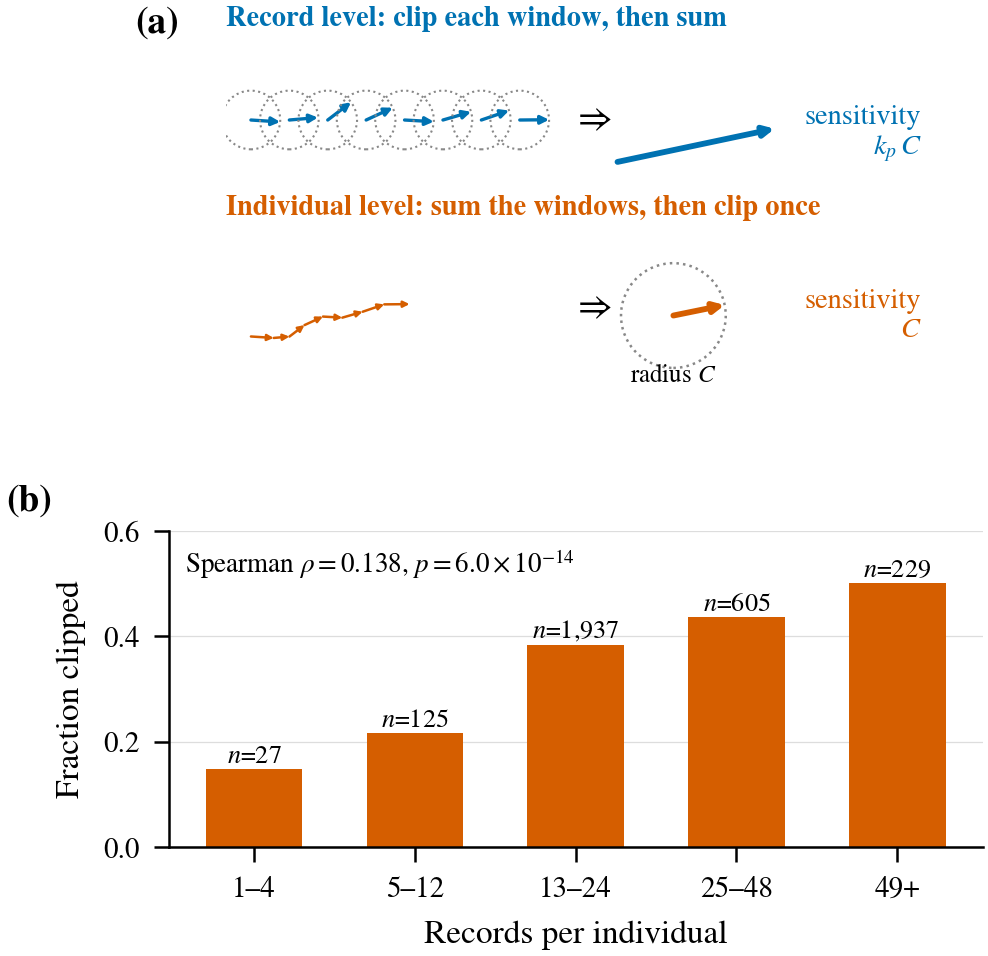

Recreate this plot in Python.
"""fig02_privacy_unit.py — Fig. 2: where the privacy unit is fixed
(paper/figs.md, Fig. 2). (a) per-record clipping bounds a window, so a
patient's influence is k_p C; summing first and clipping once bounds the
patient at C. (b) fraction of individuals clipped per records-per-individual
bin on eICU, read from data/fig02_clip_bins.csv (transcribed from the frozen
preregistration amendment N-A1, the only record of that probe)."""
import csv
import numpy as np
from matplotlib.patches import Circle, FancyArrowPatch
from _figstyle import plt, HERE, SINGLE, C, panel, ygrid, save

KP = 8                     # windows drawn for the illustrative patient


def arr(ax, p, q, col, lw=0.9, ms=5):
    ax.add_patch(FancyArrowPatch(p, q, arrowstyle="-|>", mutation_scale=ms,
                                 lw=lw, color=col, shrinkA=0, shrinkB=0))


def main():
    rows, meta = [], {}
    with open(HERE / "data" / "fig02_clip_bins.csv") as f:
        for line in f:
            if line.startswith("# spearman"):
                meta = dict(kv.split("=") for kv in line.split(":")[1].split())
        f.seek(0)
        rows = list(csv.DictReader(l for l in f if not l.startswith("#")))

    fig = plt.figure(figsize=(SINGLE, 3.6))
    gs = fig.add_gridspec(2, 1, height_ratios=[1.15, 1], hspace=0.45)
    ax = fig.add_subplot(gs[0]); ax.set_xlim(0, 10); ax.set_ylim(0, 5.2)
    ax.set_aspect("equal"); ax.axis("off")
    rng = np.random.default_rng(3)
    ang = rng.uniform(-0.5, 0.5, KP) + 0.35
    mag = rng.uniform(0.9, 1.6, KP)

    # row 1: record-level — clip each, then sum
    y = 3.7
    ax.text(0, y + 1.35, "Record level: clip each window, then sum", fontsize=6.8,
            color=C["record"], weight="bold")
    for i in range(KP):
        x0 = 0.35 + i * 0.55
        ax.add_patch(Circle((x0, y), 0.42, fill=False, ls=":", lw=0.5, ec="#888888"))
        L = min(mag[i], 1.0) * 0.42
        arr(ax, (x0, y), (x0 + L * np.cos(ang[i]), y + L * np.sin(ang[i])),
            C["record"], lw=0.8, ms=4)
    ax.text(4.95, y, "$\\Rightarrow$", fontsize=9, va="center")
    tot = np.array([sum(min(m, 1) * np.cos(a) for m, a in zip(mag, ang)),
                    sum(min(m, 1) * np.sin(a) for m, a in zip(mag, ang))]) * 0.42
    s = 2.3 / np.linalg.norm(tot)   # tip clears the label
    arr(ax, (5.6, y - 0.6), (5.6 + tot[0] * s, y - 0.6 + tot[1] * s), C["record"], lw=1.4)
    ax.text(9.95, y - 0.2, "sensitivity\n$k_p\\,C$", fontsize=6.8, ha="right",
            va="center", color=C["record"])

    # row 2: individual-level — sum, then clip once
    y = 1.0
    ax.text(0, y + 1.35, "Individual level: sum the windows, then clip once",
            fontsize=6.8, color=C["indiv"], weight="bold")
    xs = 0.35
    px, py = xs, y - 0.4
    for i in range(KP):
        dx, dy = mag[i] * 0.42 * np.cos(ang[i]) * 0.55, mag[i] * 0.42 * np.sin(ang[i]) * 0.55
        arr(ax, (px, py), (px + dx, py + dy), C["indiv"], lw=0.6, ms=3)
        px, py = px + dx, py + dy
    ax.text(4.95, y, "$\\Rightarrow$", fontsize=9, va="center")
    cx, cy = 6.4, y - 0.1
    ax.add_patch(Circle((cx, cy), 0.75, fill=False, ls=":", lw=0.6, ec="#888888"))
    v = np.array([px - xs, py - (y - 0.4)]); v = v / np.linalg.norm(v) * 0.75
    arr(ax, (cx, cy), (cx + v[0], cy + v[1]), C["indiv"], lw=1.4)
    ax.text(cx, cy - 0.95, "radius $C$", fontsize=6, ha="center")
    ax.text(9.95, y - 0.1, "sensitivity\n$C$", fontsize=6.8, ha="right",
            va="center", color=C["indiv"])
    panel(ax, "a", x=-0.13, y=0.93)

    # (b) saturation per bin
    ax = fig.add_subplot(gs[1])
    x = np.arange(len(rows))
    sat = [float(r["saturation"]) for r in rows]
    ax.bar(x, sat, 0.6, color=C["indiv"])
    for xi, r, sv in zip(x, rows, sat):
        ax.text(xi, sv + 0.012, f"$n$={int(r['patients']):,}", ha="center", fontsize=6.3)
    ax.set_xticks(x, [r["k_bin"].replace("-", "–") for r in rows])
    ax.set_xlabel("Records per individual")
    ax.set_ylabel("Fraction clipped")
    ax.set_ylim(0, 0.6)
    if meta:
        p = float(meta["p"])
        e = int(np.floor(np.log10(p)))
        ax.text(0.02, 0.95, f"Spearman $\\rho={float(meta['rho']):.3f}$, "
                f"$p={p / 10**e:.1f}\\times10^{{{e}}}$", transform=ax.transAxes,
                va="top", fontsize=6.5)
    ygrid(ax); panel(ax, "b", x=-0.2)
    save(fig, "fig02_privacy_unit")


if __name__ == "__main__":
    main()
